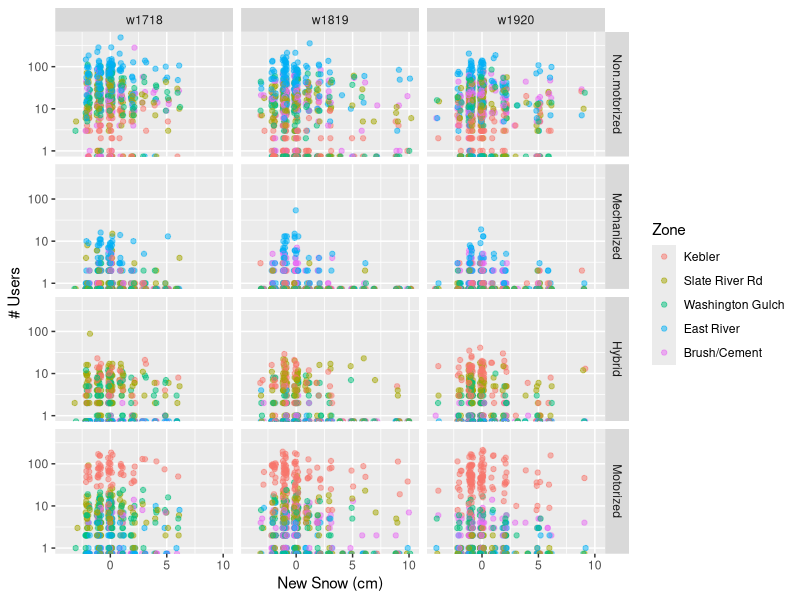
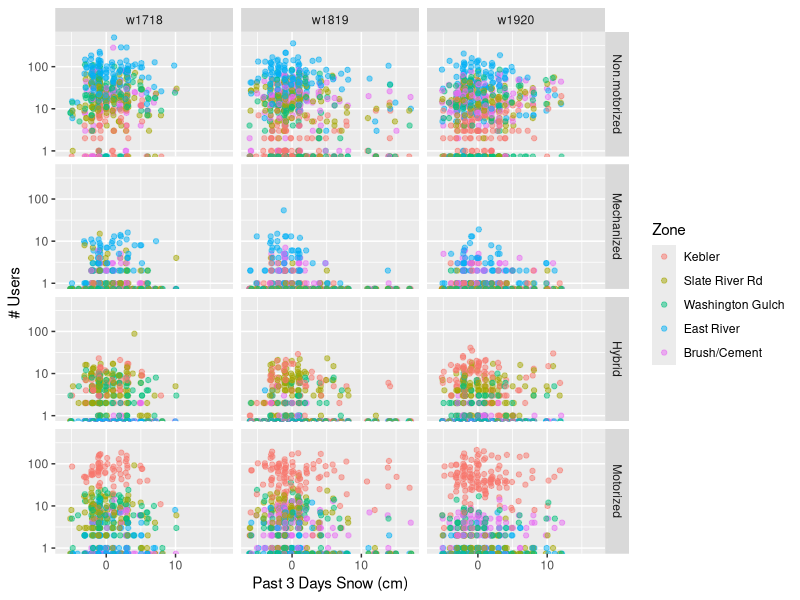
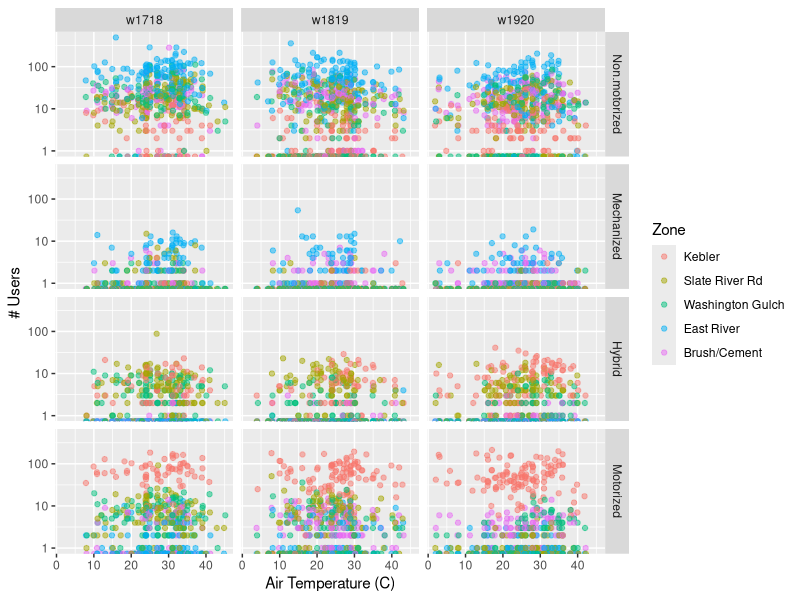
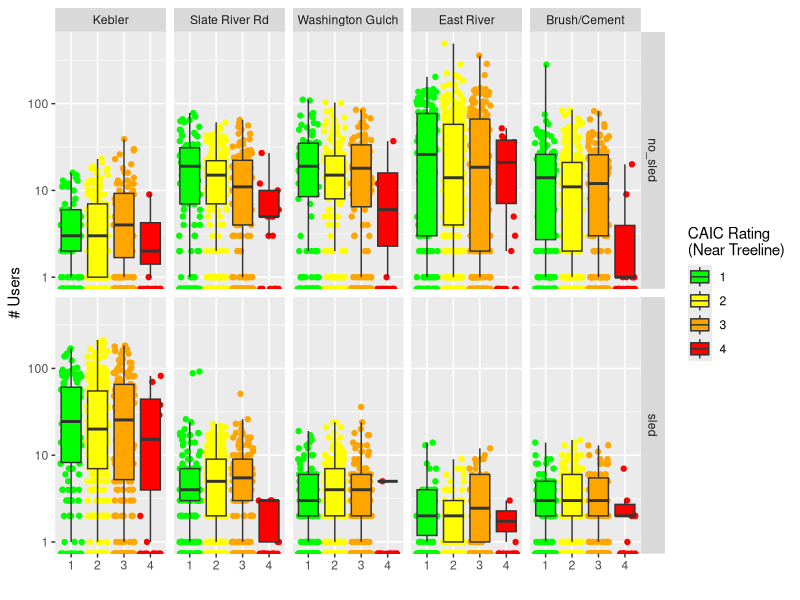
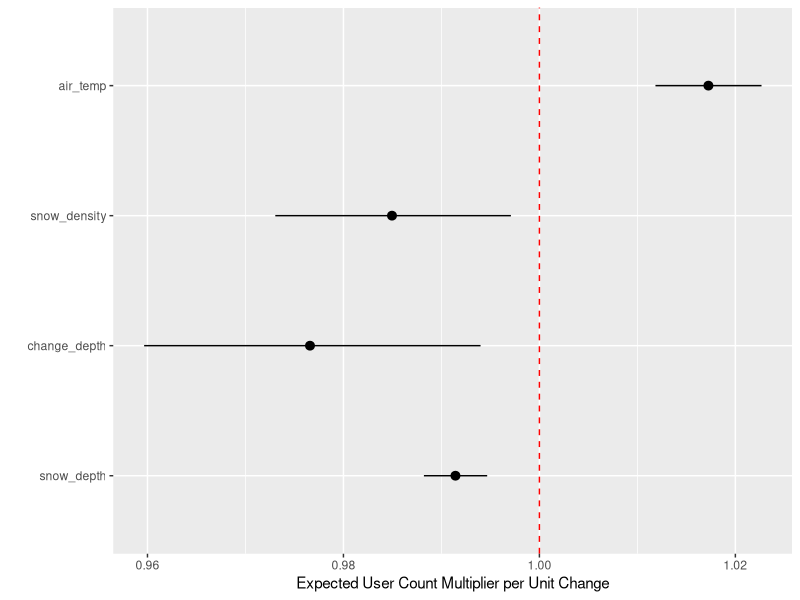
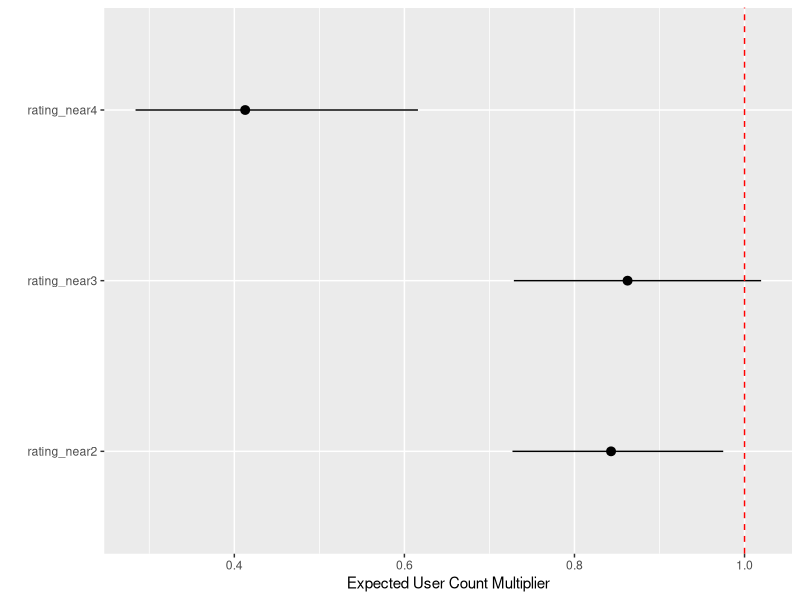
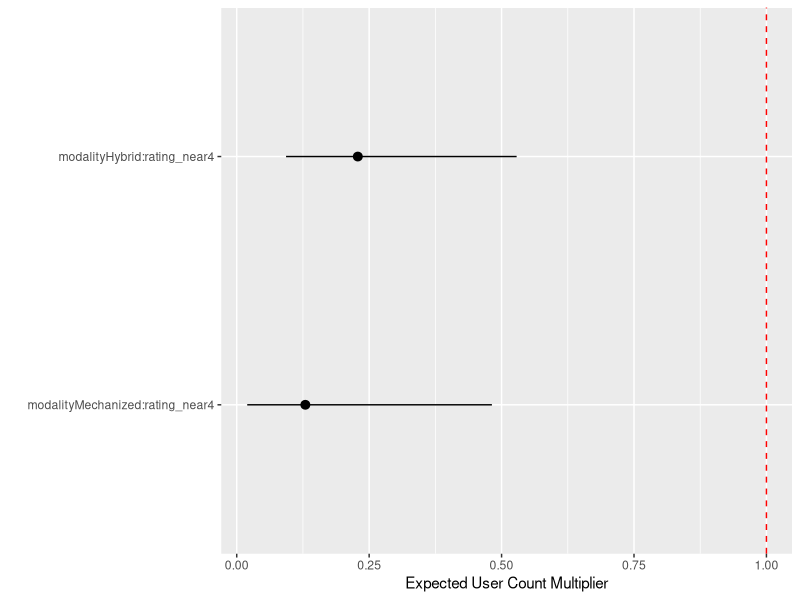
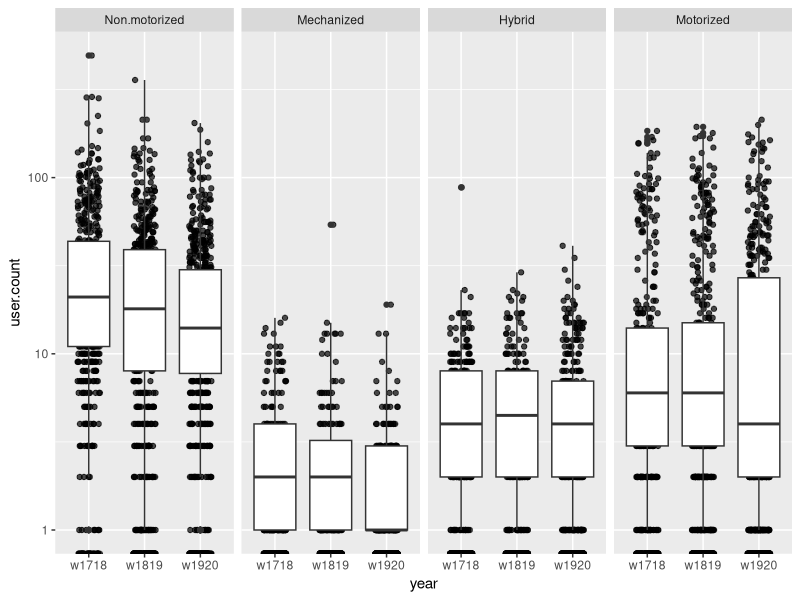

Generate these figures, in order, with R:
## ---- chunk 1
knitr::opts_chunk$set(echo = FALSE, warning = FALSE, message = FALSE)
library(tidyverse)
library(lubridate)
library(MASS)

by_zone <- read.csv("data/by_zone.csv")
by_zone$rating_below <- factor(by_zone$rating_below)
by_zone$rating_near <- factor(by_zone$rating_near)
by_zone$rating_above <- factor(by_zone$rating_above)
by_zone$modality <- factor(by_zone$modality, levels = c("Non.motorized", "Mechanized", "Hybrid", "Motorized"))
by_zone$Zone <- factor(by_zone$Zone, levels = c("Kebler", "Slate River Rd", "Washington Gulch", "East River", "Brush/Cement"))
## ---- chunk 2
ggplot(by_zone, aes(change_depth, user.count, color = Zone))+
  geom_jitter(height = 0, width = 0.2, alpha = 0.5)+
  facet_grid(modality~year)+
  scale_y_log10()+
  labs(x="New Snow (cm)", y="# Users")
## ---- chunk 3
ggplot(by_zone, aes(past3snow, user.count, color = Zone))+
  geom_jitter(height = 0, width = 0.2, alpha = 0.5)+
  facet_grid(modality~year)+
  scale_y_log10()+
  labs(x="Past 3 Days Snow (cm)", y="# Users")
## ---- chunk 4
ggplot(by_zone, aes(air_temp, user.count, color = Zone))+
  geom_jitter(height = 0, width = 0.2, alpha = 0.5)+
  facet_grid(modality~year)+
  scale_y_log10()+
  labs(x="Air Temperature (C)", y="# Users")
## ---- chunk 5
ggplot(na.omit(by_zone), aes(rating_near, user.count, fill=rating_near))+
  geom_jitter(aes(color=rating_near))+
  geom_boxplot(outlier.shape = NA)+
  scale_y_log10()+
  facet_grid(has_sled~Zone)+
  scale_fill_manual(values = c("green", "yellow", "orange", "red"))+
  scale_color_manual(values = c("green", "yellow", "orange", "red"),guide=FALSE)+
  labs(x="", y="# Users", fill="CAIC Rating\n(Near Treeline)")

## ---- chunk 6
model1 <- glm.nb(user.count ~ modality*(Zone+rating_near)+air_temp+change_depth+snow_depth+snow_density+weekend, data=by_zone)
anova(model1)
#summary(model1)
weather_ests <- exp(coef(model1)[c("snow_depth", "change_depth", "snow_density","air_temp")])
rating_ests <- exp(coef(model1)[c("rating_near2", "rating_near3", "rating_near4")])  
highD_ests <- exp(coef(model1)[c("modalityMechanized:rating_near4","modalityHybrid:rating_near4")]) 
m1_CI <- confint(model1)
weather_confs <- exp(m1_CI[c("snow_depth", "change_depth", "snow_density", "air_temp"),])
rating_confs <- exp(m1_CI[c("rating_near2", "rating_near3", "rating_near4"),])
highD_confs <- exp(m1_CI[c("modalityMechanized:rating_near4","modalityHybrid:rating_near4"),])
## ---- chunk 7
weather_model <- data.frame(var.labels=factor(names(weather_ests), levels=names(weather_ests)), weather_ests, 
                        low95 = weather_confs[,1], up95 = weather_confs[,2])
ggplot(weather_model, aes(var.labels, weather_ests))+
  geom_pointrange(aes(ymin=low95, ymax=up95))+
  geom_hline(yintercept=1, linetype = "dashed", color = "red")+
  labs(x = "", y =  "Expected User Count Multiplier per Unit Change")+ coord_flip()
## ---- chunk 8
rating_model <- data.frame(var.labels=factor(names(rating_ests), levels=names(rating_ests)), rating_ests, 
                        low95 = rating_confs[,1], up95 = rating_confs[,2])
ggplot(rating_model, aes(var.labels, rating_ests))+
  geom_pointrange(aes(ymin=low95, ymax=up95))+
  geom_hline(yintercept=1, linetype = "dashed", color = "red")+
  labs(x = "", y =  "Expected User Count Multiplier")+ coord_flip()
## ---- chunk 9
highD_model <- data.frame(var.labels=factor(names(highD_ests), levels=names(highD_ests)), highD_ests, 
                        low95 = highD_confs[,1], up95 = highD_confs[,2])
ggplot(highD_model, aes(var.labels, highD_ests))+
  geom_pointrange(aes(ymin=low95, ymax=up95))+
  geom_hline(yintercept=1, linetype = "dashed", color = "red")+
  labs(x = "", y =  "Expected User Count Multiplier")+ coord_flip()

## ---- chunk 10
ggplot(by_zone, aes(year, user.count))+
  geom_jitter(height = 0, width = 0.2, alpha = 0.7)+
  geom_boxplot()+
  facet_grid(~modality)+
  scale_y_log10()
## ---- chunk 11
day_totals <- by_zone %>% 
  group_by(date, weekend) %>%
  summarise(users = sum(user.count, na.rm = TRUE)) %>%
  arrange(desc(users))

#head(day_totals, 10)

ggplot(day_totals, aes((yday(date)+30)%%365, users))+
  geom_smooth(span=0.3)+
  geom_point(aes(color=weekend))+
  scale_x_continuous(breaks = c(0,31,62,90,120), 
                     labels = c("Dec 1", "Jan 1", "Feb 1", "Mar 1", "Apr 1"))+
  labs(x="")
## ---- chunk 12
day_totals_modes <- by_zone %>% 
  group_by(date, weekend, has_sled) %>%
  summarise(users = sum(user.count, na.rm = TRUE)) %>%
  arrange(desc(users))

ggplot(day_totals_modes, aes((yday(date)+30)%%365, users))+
  geom_point(aes(color=weekend))+
   geom_smooth(span=0.4)+
  scale_x_continuous(breaks = c(0,31,62,90,120), 
                     labels = c("Dec 1", "Jan 1", "Feb 1", "Mar 1", "Apr 1"))+
  #scale_y_log10()+
  labs(x="")+
  facet_grid(~has_sled)
